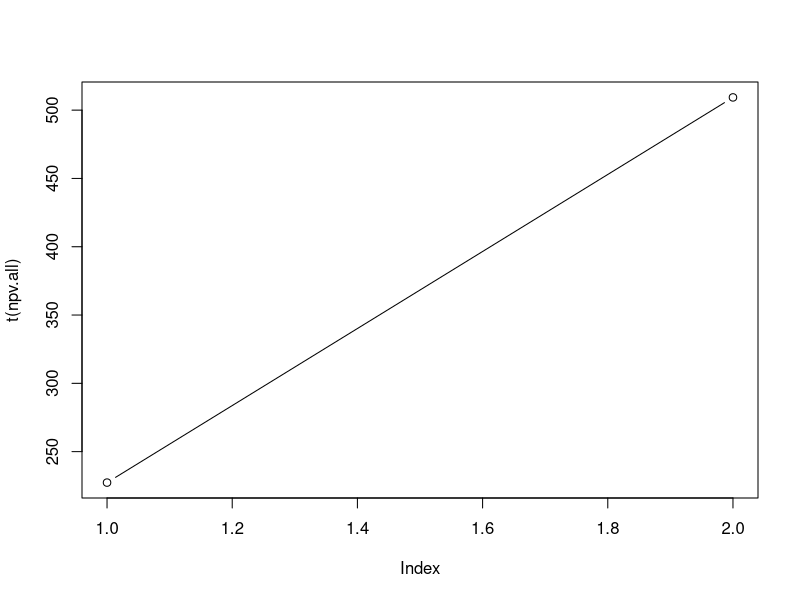

The R script that drew this image:
## ---- chunk 1
library(ggplot2)
## ---- chunk 2
### Writing the Economic Functions to calculate DCF, NPV, IRR and PBP, DPBP

dcf <- function(x, r, t0=FALSE){
  # calculates discounted cash flows (DCF) given cash flow and discount rate
  #
  # x - cash flows vector
  # r - vector or discount rates, in decimals. Single values will be recycled
  # t0 - cash flow starts in year 0, default is FALSE, i.e. discount rate in first period is zero.
  if(length(r)==1){
    r <- rep(r, length(x))
    if(t0==TRUE){r[1]<-0}
    }
  x/cumprod(1+r)
 }

npv <- function(x, r, t0=FALSE){
  # calculates net present value (NPV) given cash flow and discount rate
  #
  # x - cash flows vector
  # r - discount rate, in decimals
  # t0 - cash flow starts in year 0, default is FALSE
  sum(dcf(x, r, t0))
 }

pbp <- function(x, ...){
  # calculates payback period (PBP)
  #
  # x - cash flows vector
  # ... - ignored
  i <- match(1, sign(cumsum(x)))
  i-2+(-cumsum(x)[i-1]/x[i])
 }

dpbp <- function(x, r, t0=FALSE){
  # calculates discounted payback period (DPBP) given cash flow and discount rate
  #
  # x - cash flows vector
  # r - discount rate, in decimals
  # t0 - cash flow starts in year 0, default is FALSE
  pbp(dcf(x, r, t0))
 }

irr <- function(x, t0=FALSE, ...){
  # calculates internal rate of return (IRR) given cash flow 
  #
  # x - cash flows vector
  # t0 - cash flow starts in year 0, default is FALSE
tryCatch(uniroot(f=function(i){sum(dcf(x, i, t0))}, 
                 interval=c(0,1))$root,
         error=function(e) return(NA)
        )
  }

## ---- chunk 3
### the Two Project that needed to be evaluated
# To evaluate the two projects they should have the same project time
#together to evaluate them together or you should evaluate them separately
  Time.Evaluation <-c(1:6)
  Project1 <- c(-1000, 1250, 10, 10, 20, 20)
  Project2 <- c(-1000, -10, 0, 10, 20, 2000)
  Projects.data <- data.frame(Time.Evaluation, Project1 , Project2)
  knitr::kable(Projects.data)
## ---- chunk 4
### Calculating the Discounted Cash Flow "DCF"
### the interest rate given is 0.06 "6%"

CDF.P1 <- dcf(Project1, r= 0.06, t0=TRUE)
cdfProject1<- data.frame(Time.Evaluation, Project1,CDF.P1)
knitr::kable(cdfProject1)

CDF.P2 <- dcf(Project2, r= 0.06, t0=TRUE)
cdfProject2<- data.frame(Time.Evaluation, Project2,CDF.P2)
knitr::kable(cdfProject2)

## ---- chunk 5
### NPV Calculations
npv.p1 <- npv(Project1, r=0.06, t0 = TRUE)
npv.p2 <- npv(Project2, r=0.06, t0 = TRUE)
npv.all <- data.frame(npv.p1,npv.p2)
knitr::kable(npv.all)

#ggplot(npv.all)+geom_col(aes(x= as.factor(colnames(npv.all)), y= npv.all))
npvplt<- plot(t(npv.all), type = "b")
tnpv.all <- as.data.frame(t(npv.all))
#ggplot(tnpv.all)+geom_col(aes(x= tnpv.all, y= tnpv.all))
## ---- chunk 6
### PayBack Period Calculations
pbp.p1<- pbp(Project1)
pbp.p2<- pbp(Project2)
pbp.all <- data.frame(pbp.p1,pbp.p2)
knitr::kable(pbp.all)
dpbp.p1 <- dpbp(Project1, r= 0.06, t0=TRUE)
dpbp.p2 <- dpbp(Project2, r= 0.06, t0=TRUE)
dpbp.all <- data.frame(dpbp.p1,dpbp.p2)
knitr::kable(dpbp.all)

## ---- chunk 7
### IRR Calculations 
IRR.P1 <- irr(Project1)
IRR.P2 <- irr(Project2)
IRR.all <- data.frame(IRR.P1,IRR.P2)
knitr::kable(IRR.all)
